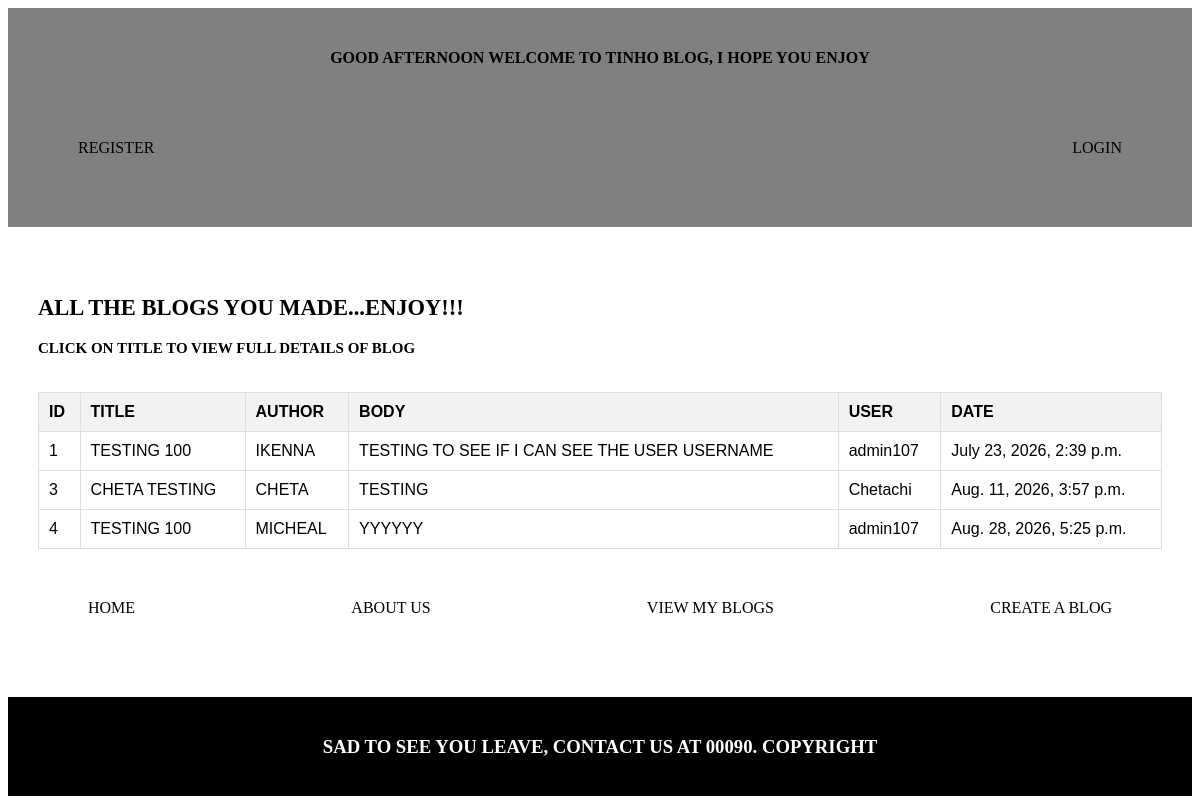
The app's page /blog-list/ with its own data.
### myblog/models.py (models this page shows, shortened)
class Post(models.Model):
    title = models.CharField(max_length=250)
    author = models.CharField(max_length=250)
    body = models.TextField()
    user = models.ForeignKey(User,on_delete=models.CASCADE,related_name="post")
    image = models.FileField(null=True,blank=True,upload_to="posts/")
    date = models.DateTimeField(auto_now_add=True)
    updated_at = models.DateTimeField(auto_now=True)
    is_deleted = models.BooleanField(default=False)
    liked_by = models.ManyToManyField(User,related_name="posts_liked")

### users/models.py (models this page shows)
class User(AbstractUser):
    def __str__(self):
        return self.username

### myblog/views.py (the view)
# urls.py: path("blog-list/",views.ListBlogView.as_view(),name="blog-list"),
class ListBlogView(ListView):
    model = Post
    template_name = "blog-list.html"
    context_object_name = "posts"
    def get_queryset(self):
        query = super(ListBlogView,self).get_queryset()
        return query.filter(is_deleted = False)

### myblog/context_processors.py (called while the page is built)
def greet():
        current_time = datetime.now()
        current_time = current_time.hour
        greeting = "MORNING"
        if current_time >= 12 and current_time < 17:
                greeting = "AFTERNOON"
        elif current_time >= 17 and current_time < 20:
                greeting = "EVENING"
        elif current_time >= 20 or current_time < 4:
                greeting = "NIGHT"
        else:
            greeting = greeting
        intro_greeting = "GOOD {}".format(greeting)
        return intro_greeting

def global_site_data(request):
    ctx = {
        "c_name" : "FIRST GLOBAL TESTING",
        "c_age"  : 50,
        "greeting": greet(),
        "name" : "Tinho"
    }
    return ctx

### myblog/templates/blog-list.html
{% extends 'base.html' %}
{% block nav_links %}
{% if not user.is_authenticated %}
<div class="navigations">
        <a href="{% url 'register' %}">REGISTER</a>
        <a href="{% url 'login' %}">LOGIN</a>
</div>
{% else %}
<div class="navigations">
        <a href="{% url 'profile' %}">PROFILE</a>
        <a href="{% url 'dashboard' %}">DASHBOARD</a>
</div>
{% endif %}
{% endblock %}
{% block intro %}
<div class="intro-section">
    <h2>ALL THE BLOGS YOU MADE...ENJOY!!!</h2>
    <p>CLICK ON TITLE TO VIEW FULL DETAILS OF BLOG</p>
</div>
{% endblock %}
{% block content %}
{% if posts %}
<table>
    <thead>
         <tr>
            <th>ID</th>
            <th>TITLE</th>
            <th>AUTHOR</th>
            <th>BODY</th>
            <th>USER</th>
            <th>DATE</th>
        </tr>
    </thead>
    <tbody>
        {% for post in posts %}
        <tr>
            <td>{{post.id}}</td>
            <td><a href="{% url 'post_detail' post.id %}">{{post.title|upper}}</a></td>
            <td>{{post.author|upper}}</td>
            <td>{{post.body|upper}}</td>
            <td>{{post.user}}</td>
            <td>{{post.date}}</td>
        </tr>
        {% endfor %}
    </tbody>
</table>
{% else %}
<h3>NO BLOGS ADDED YET</h3>
{% endif %}
{% endblock %}

### myblog/templates/base.html (shortened to what this page needs)
{% load static %}
<html>
<head>
    <link rel="stylesheet" href="{% static 'CSS/style.css' %}">
</head>
<body>
    <nav>
        <div>
            <h4>{{greeting}} WELCOME TO {{name|upper}} BLOG, I HOPE YOU ENJOY</h4>
        </div>
        {% block nav_links %}{% endblock %}
    </nav>
    <div class="content-wrapper">
    {% block intro %}
    {% endblock %}
    {% block content %}
    {% endblock %}
    {% block navigation %}
        {% if not user.is_authenticated %}
        <div class="navigations">
            <a href="{% url 'home' %}">HOME</a>
            <a href="{% url 'about' %}">ABOUT US</a>
            <a href="{% url 'blog-list' %}">VIEW MY BLOGS</a>
            <a href="{% url 'create-blog' %}">CREATE A BLOG</a>
        </div>
        {% endif %}
    {% endblock %}
    </div>
    <footer>
        <div>
            <h3>SAD TO SEE YOU LEAVE, CONTACT US AT 00090. COPYRIGHT</h3>
        </div>
    </footer>
</body>
</html>

### static/CSS/style.css (style rules this page uses)
nav { background-color: gray; padding: 20px 20px; text-align: center; color: black; }
.content-wrapper { padding: 30px; }
.intro-section { color: black; font-size: 15px; font-weight: 700; padding: 20px 0px; }
.navigations { display: flex; justify-content: space-between; padding: 50px 50px; }
a { color: black; text-decoration: none; }
table { width: 100%; border-collapse: collapse; font-family: Arial, sans-serif; }
th, td { border: 1px solid #ddd; padding: 10px; text-align: left; }
th { background: #f2f2f2; }
footer { background-color: black; padding: 20px 20px; color: white; text-align: center; }

### records on screen
Post: id "1", title "TESTING 100", author "IKENNA", body "TESTING TO SEE IF I CAN SEE THE USER USERNAME", user "admin107", date "July 23, 2026, 2:39 p.m."
Post: id "3", title "CHETA TESTING", author "CHETA", body "TESTING", user "Chetachi", date "Aug. 11, 2026, 3:57 p.m."
Post: id "4", title "TESTING 100", author "MICHEAL", body "YYYYYY", user "admin107", date "Aug. 28, 2026, 5:25 p.m."

### other values on screen
{{ greeting }} "GOOD AFTERNOON"
{{ name|upper }} "TINHO"
